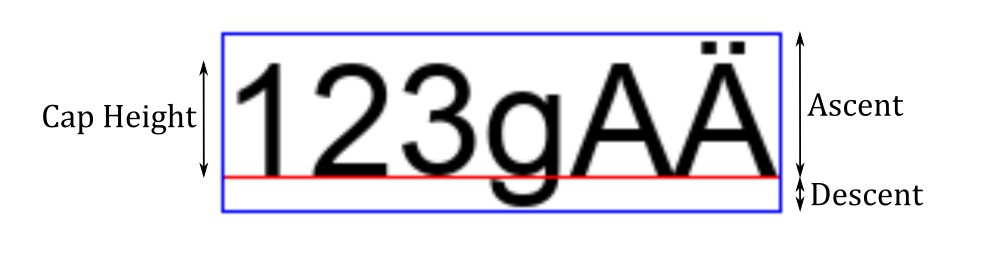
#> input picture DepixHMM/documentation/original_image_text_ascent_descent.png, 1003 x 271 px, found by its file name
$ python analyze.py ../../DepixHMM/documentation/original_image_text_ascent_descent.png
#> lines starting #> are read from the running program, lines starting #| are printed output that depends on the picture
### depixhmm_tools/analysis/detect_params.py
"""
Auto-detection of mosaic parameters: block size and font.

Block size — intra-block variance minimisation
    For the correct block size b, the pixelated image tiles perfectly into b×b
    uniform blocks (every pixel within a block is identical), giving near-zero
    within-block variance. Every wrong candidate crosses block boundaries and
    accumulates variance. We also provide an FFT-autocorrelation alternative.

Font detection — minimum-over-alphabet MSE scoring
    Build greyscale block-average fingerprints for each character rendered in
    a neutral (space) context. For each character position in the target image,
    compute the MSE against every fingerprint and take the minimum. Sum the
    per-position minimums across the whole image — the correct (font, size)
    minimises this total, because its fingerprints match what is actually there.

Usage
-----
    python depixhmm_tools/detect_params.py                 # all user images
    python depixhmm_tools/detect_params.py path/to/img.png
"""
from __future__ import annotations

import platform
import string
from pathlib import Path
from typing import Dict, List, Optional, Tuple

import numpy as np
from PIL import Image, ImageDraw, ImageFont


# ---------------------------------------------------------------------------
# Cross-platform font resolution
# ---------------------------------------------------------------------------

def _platform_font_candidates() -> List[Tuple[str, str]]:
    """Return (name, path) candidates that exist on the current OS."""
    system = platform.system()
    candidates: List[Tuple[str, str]] = []

    if system == "Windows":
        win = Path("C:/Windows/Fonts")
        candidates = [
            ("Courier New",    str(win / "cour.ttf")),
            ("Consolas",       str(win / "consola.ttf")),
            ("Lucida Console", str(win / "lucon.ttf")),
            ("Cascadia Mono",  str(win / "CascadiaMono.ttf")),
            ("Courier",        str(win / "courier.ttf")),
        ]
    elif system == "Darwin":  # macOS
        mac_dirs = [
            Path.home() / "Library/Fonts",
            Path("/Library/Fonts"),
            Path("/System/Library/Fonts"),
            Path("/System/Library/Fonts/Supplemental"),
        ]
        mac_map = [
            ("Courier New",    "Courier New.ttf"),
            ("Courier New",    "CourierNew.ttf"),
            ("Courier",        "Courier.dfont"),
            ("Andale Mono",    "Andale Mono.ttf"),
            ("Menlo",          "Menlo.ttc"),
        ]
        for name, fname in mac_map:
            for d in mac_dirs:
                p = d / fname
                if p.exists():
                    candidates.append((name, str(p)))
                    break
    else:  # Linux
        linux_dirs = [
            Path.home() / ".fonts",
            Path("/usr/share/fonts"),
            Path("/usr/local/share/fonts"),
        ]
        linux_map = [
            ("Courier New",  "cour.ttf"),
            ("Courier New",  "CourierNew.ttf"),
            ("FreeMono",     "FreeMono.ttf"),
            ("DejaVu Mono",  "DejaVuSansMono.ttf"),
            ("Liberation Mono", "LiberationMono-Regular.ttf"),
        ]
        for name, fname in linux_map:
            for d in linux_dirs:
                matches = list(d.rglob(fname))
                if matches:
                    candidates.append((name, str(matches[0])))
                    break

    # Keep only paths that actually exist
    return [(n, p) for n, p in candidates if Path(p).exists()]


# [9 lines left out: function get_default_font_path, not called in this run]


_DEFAULT_FONT_CANDIDATES: List[Tuple[str, str]] = _platform_font_candidates()


# ---------------------------------------------------------------------------
# Internal helpers
# ---------------------------------------------------------------------------

# [10 lines left out: function _pixelate, not called in this run]


def _char_advance(font: ImageFont.FreeTypeFont) -> int:
    """Pixel advance for one character in a monospaced font."""
    return font.getbbox("MM")[2] - font.getbbox("M")[2]


# ---------------------------------------------------------------------------
# 1. Block size detection
# ---------------------------------------------------------------------------

def detect_block_size(
    img_path: Path,
    candidates: Optional[List[int]] = None,
) -> Tuple[int, Dict[int, float]]:
    """
    Detect mosaic block size by minimising mean intra-block pixel variance.

    For the correct block size every tile is uniform → variance ≈ 0.
    Any wrong size straddles real block boundaries and accumulates variance.

    Parameters
    ----------
    img_path   : path to the pixelated PNG
    candidates : list of block sizes to evaluate;
                 defaults to [2,3,4,5,6,7,8,9,10,12,16,20,24,32]

    Returns
    -------
    (best_block_size, {block_size: variance_score})
    """
    if candidates is None:
        candidates = [2, 3, 4, 5, 6, 7, 8, 9, 10, 12, 16, 20, 24, 32]

    arr = np.asarray(Image.open(img_path).convert("L"), dtype=np.float32)
    h, w = arr.shape

    scores: Dict[int, float] = {}

    for b in candidates:
        nr, nc = h // b, w // b
        if nr < 2 or nc < 2:
            continue
        tiles = arr[:nr * b, :nc * b].reshape(nr, b, nc, b)
        block_means = tiles.mean(axis=(1, 3), keepdims=True)
        var = float(((tiles - block_means) ** 2).mean())
        scores[b] = var

    if not scores:
        return candidates[0], scores

    # Any true divisor of the real block size will also have near-zero variance
    # (sub-blocks are subsets of uniform tiles). The TRUE block size is the
    # LARGEST candidate with near-zero variance, because the next larger size
    # will straddle two different real blocks and accumulate variance.
    min_var = min(scores.values())
    zero_threshold = max(min_var * 4 + 0.5, 1.0)   # robust to minor JPEG noise
    near_zero = [b for b, v in scores.items() if v <= zero_threshold]

    if near_zero:
        best_b = max(near_zero)                     # largest near-zero = true block
    else:
        best_b = min(scores, key=scores.get)        # fallback: plain minimum

    return best_b, scores


def detect_block_size_fft(img_path: Path) -> Tuple[int, np.ndarray]:
    """
    Alternative block-size detector: FFT autocorrelation of the column-diff signal.

    Block boundaries produce spikes in the absolute column-mean derivative.
    The autocorrelation of those spikes peaks at multiples of the block size.

    Returns
    -------
    (block_size, normalised_autocorrelation_array)
    """
    arr = np.asarray(Image.open(img_path).convert("L"), dtype=np.float32)
    col_mean = arr.mean(axis=0)
    diff = np.abs(np.diff(col_mean))          # spike at every block boundary
    n = len(diff)
    f = np.fft.rfft(diff, n=2 * n)
    ac = np.fft.irfft(f * f.conj())[:n]
    ac_norm = ac / max(float(ac[0]), 1e-9)

    best_lag, best_val = 2, -1.0
    for lag in range(2, min(33, n // 2)):
        if ac_norm[lag] > best_val:
            best_val = ac_norm[lag]
            best_lag = lag

    return best_lag, ac_norm


# ---------------------------------------------------------------------------
# 2. Font discovery
# ---------------------------------------------------------------------------

# [91 lines left out: functions discover_monospaced_fonts, build_fingerprints, not called in this run]


# ---------------------------------------------------------------------------
# 4. Font scoring
# ---------------------------------------------------------------------------

def score_font(
    img_path: Path,
    block_size: int,
    font_path: str,
    font_size: int,
    left_pad: int = 8,
    alphabet: str = string.ascii_letters + string.digits,
) -> float:
    """
    Score how well (font_path, font_size) explains the pixelated image.

    Algorithm
    ---------
    For each character position in the image, find the fingerprint
    (across the whole alphabet) that minimises the MSE against the target
    blocks at that position. Average the per-position minimums.
    Lower score  ←→  better font match.

    Returns float("inf") when the font/size is geometrically incompatible
    (height mismatch) or the font file is missing.
    """
    try:
        font = ImageFont.truetype(font_path, font_size)
    except OSError:
        return float("inf")

    img = Image.open(img_path).convert("L")
    target = np.asarray(img, dtype=np.float32)
    H, W = target.shape

    ascent, descent = font.getmetrics()
    font_h = ascent + descent
    # Height must match within one block (strictly less than block_size margin).
    # Using >= excludes fonts whose height overshoots the image by a full block.
    if abs(font_h - H) >= block_size:
        return float("inf")

    n_rows_target = H // block_size
    tb = _pixelate(target, block_size)
    if tb.size == 0:
        return float("inf")
    n_rows, n_cols = tb.shape

    fingerprints, advance = build_fingerprints(
        font_path, font_size, block_size, n_rows_target,
        alphabet=alphabet, left_pad=left_pad,
    )
    if not fingerprints or advance <= 0:
        return float("inf")

    chars = list(fingerprints.keys())
    fps = list(fingerprints.values())
    n_fp_rows = fps[0].shape[0]
    n_fp_cols = max(fp.shape[1] for fp in fps)

    # Stack into a single array for fast vectorised comparison
    fp_array = np.full((len(chars), n_fp_rows, n_fp_cols), 255.0, dtype=np.float32)
    for i, fp in enumerate(fps):
        r, c = fp.shape
        fp_array[i, :r, :c] = fp

    n_chars = max(1, (W - left_pad) // advance)
    total_mse = 0.0
    n_valid = 0

    for pos in range(n_chars):
        char_left = left_pad + pos * advance
        first_block = char_left // block_size
        n_take = min(n_fp_cols, n_cols - first_block)
        if n_take < 1:
            continue

        test_seg = tb[:n_fp_rows, first_block : first_block + n_take]   # (n_rows, n_take)
        fp_seg   = fp_array[:, :, :n_take]                               # (n_chars, n_rows, n_take)
        diff = fp_seg - test_seg[None, :, :]                             # broadcast
        mse_per_char = (diff ** 2).mean(axis=(1, 2))                     # (n_chars,)
        total_mse += float(mse_per_char.min())
        n_valid += 1

    return total_mse / n_valid if n_valid > 0 else float("inf")


# ---------------------------------------------------------------------------
# 5. Font detection
# ---------------------------------------------------------------------------

def detect_font(
    img_path: Path,
    block_size: int,
    candidate_fonts: Optional[List[Tuple[str, str]]] = None,
    size_range: range = range(18, 55),
    left_pad: int = 8,
    alphabet: str = string.ascii_letters + string.digits,
    verbose: bool = False,
) -> Optional[Tuple[str, str, int, int]]:
    """
    Find the best (font_name, font_path, font_size, advance) for the image.

    Sweeps every (font, size) pair, skipping combinations whose height is
    incompatible with the image. Returns the pair with the lowest MSE score.

    Returns None if no compatible font is found.
    """
    if candidate_fonts is None:
        candidate_fonts = [(n, p) for n, p in _DEFAULT_FONT_CANDIDATES if Path(p).exists()]

    best: Optional[Tuple[str, str, int, int]] = None
    best_score = float("inf")

    for font_name, font_path in candidate_fonts:
        for font_size in size_range:
            sc = score_font(img_path, block_size, font_path, font_size,
                            left_pad=left_pad, alphabet=alphabet)
            if sc == float("inf"):
                continue
            if verbose:
                try:
                    fnt = ImageFont.truetype(font_path, font_size)
                    adv = _char_advance(fnt)
                except Exception:
                    adv = -1
                print(f"    {font_name:20s}  size={font_size:2d}  adv={adv:2d}  score={sc:.3f}")
            if sc < best_score:
                best_score = sc
                try:
                    fnt = ImageFont.truetype(font_path, font_size)
                    adv = _char_advance(fnt)
                except Exception:
                    adv = 0
                best = (font_name, font_path, font_size, adv)

    return best


# ---------------------------------------------------------------------------
# 6. Combined auto-detection entry point
# ---------------------------------------------------------------------------

# [63 lines left out: function detect_all, not called in this run]


# ---------------------------------------------------------------------------
# CLI entry point
# ---------------------------------------------------------------------------

# [21 lines that do not run on import are left out]

### depixhmm_tools/analysis/analyze.py
"""
Empirical mosaic parameter analysis.

Compares three block-size detection methods:
  (A) Intra-block variance  - minimise mean within-block pixel variance
                               (most robust; immune to compression artifacts)
  (B) FFT autocorrelation  - peak of the column-diff autocorrelation signal
  (C) Edge detection        - original approach: count column/row transitions

Also scans candidate fonts and reports the per-font MSE score so you can
confirm whether the image was produced with a known or unknown font.

Run from repo root:
    python depixhmm_tools/analyze.py
"""
from __future__ import annotations

import sys
from pathlib import Path

import numpy as np
from PIL import Image

# Allow sibling-module imports
sys.path.insert(0, str(Path(__file__).parent))
from detect_params import (
    detect_block_size,
    detect_block_size_fft,
    detect_font,
    _DEFAULT_FONT_CANDIDATES,
)

HERE = Path(__file__).parent.parent.parent

IMAGES = [
    "user1_username_pixelated.png", "user1_password_pixelated.png",
    "user2_username_pixelated.png", "user2_password_pixelated.png",
    "user3_username_pixelated.png", "user3_password_pixelated.png",
    "user4_username_pixelated.png", "user4_password_pixelated.png",
]


# ---------------------------------------------------------------------------
# Original edge-detection approach (kept for comparison)
# ---------------------------------------------------------------------------

def detect_edges(path: Path):
    arr = np.asarray(Image.open(path).convert("L"), dtype=np.int32)
    h, w = arr.shape
    col_diff = np.abs(np.diff(arr, axis=1)).sum(axis=0)
    row_diff = np.abs(np.diff(arr, axis=0)).sum(axis=1)
    col_edges = [i + 1 for i, d in enumerate(col_diff) if d > 0]
    row_edges = [i + 1 for i, d in enumerate(row_diff) if d > 0]
    cds = np.diff([0] + col_edges + [w]).tolist()
    rds = np.diff([0] + row_edges + [h]).tolist()
    return h, w, col_edges[:12], sorted(set(cds)), sorted(set(rds))


# ---------------------------------------------------------------------------
# Main
# ---------------------------------------------------------------------------

def analyze(name: str) -> None:
    p = HERE / name
    if not p.exists():
        print(f"[skip] {name} not found\n")
        return

    h_px, w_px, ce, cds, rds = detect_edges(p)
#> in detect_edges, `arr = np.asarray(Image.open(path).convert("L"), dtype=np.int32)`:
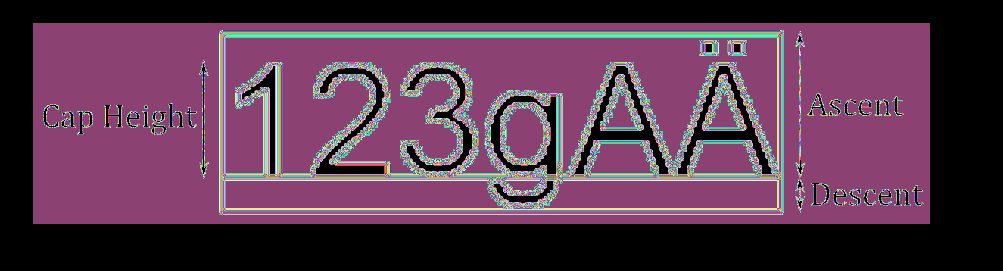
#> arr: shape (271, 1003) int32; 256 distinct labels, from 0 to 255; one colour per label, 0 black
#> in detect_edges, `col_diff = np.abs(np.diff(arr, axis=1)).sum(axis=0)`: col_diff = 1002 values, max 51255 at index 32, min 0 at index 0, mean 1231.2
#> in detect_edges, `row_diff = np.abs(np.diff(arr, axis=0)).sum(axis=1)`: row_diff = 270 values, max 228735 at index 22, min 0 at index 0, mean 6451.7
#> in detect_edges, `col_edges = [i + 1 for i, d in enumerate(col_diff) if d > 0]`: col_edges = 794 values from 33 to 930
#> in detect_edges, `row_edges = [i + 1 for i, d in enumerate(row_diff) if d > 0]`: row_edges = 186 values from 23 to 224
#> in detect_edges, `cds = np.diff([0] + col_edges + [w]).tolist()`: cds = 795 values, max 73 at index 794, min 1 at index 2, mean 1.26
#> in detect_edges, `rds = np.diff([0] + row_edges + [h]).tolist()`: rds = 187 values, max 47 at index 186, min 1 at index 2, mean 1.45
#> h_px = 271; w_px = 1003; ce = [33, 43, 44, 45, 46, 47, 48, 49, 50, 51, 52, 53]; cds = [1, 2, 3, 5, 6, 9, 10, 11, 27, 33, 73]; rds = [1, 2, 7, 9, 23, 47]
    b_var,  scores_var  = detect_block_size(p)
#> in detect_block_size, `arr = np.asarray(Image.open(img_path).convert("L"), dtype=np.float32)`:
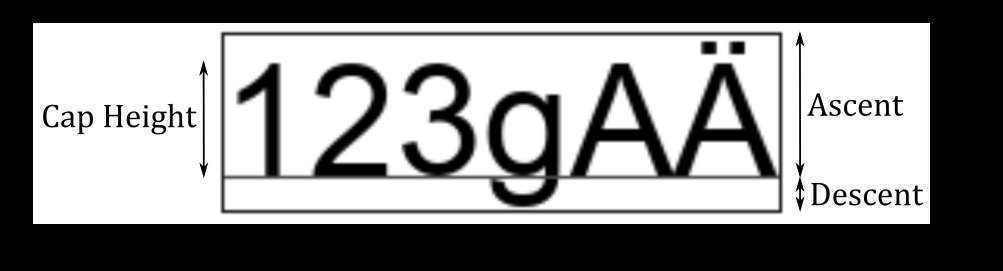
#> arr: shape (271, 1003) float32; min 0, max 255, mean 142.3
#> the loop in detect_block_size, `for b in candidates:` made 14 passes
#> var on passes 1 to 12: 326.7, 652, 826, 1208.8, 1451.6, 1511.4, 1537, 2170.8, 2546.5, 2842.9, 3266.8, 4176.2
#> after the loop in detect_block_size, `for b in candidates:`: scores = 14 items
#> in detect_block_size, `min_var = min(scores.values())`: min_var = 326.7
#> in detect_block_size, `zero_threshold = max(min_var * 4 + 0.5, 1.0)`: zero_threshold = 1307.3
#> in detect_block_size, `near_zero = [b for b, v in scores.items() if v <= zero_threshold]`: near_zero = [2, 3, 4, 5]
#> in detect_block_size, `best_b = max(near_zero)`: best_b = 5
#> b_var = 5; scores_var = 14 items
    b_fft, _ac          = detect_block_size_fft(p)
#> in detect_block_size_fft, `col_mean = arr.mean(axis=0)`: col_mean = 1003 values, max 189.1 at index 33, min 0 at index 0, mean 142.3
#> in detect_block_size_fft, `diff = np.abs(np.diff(col_mean))`: diff = 1002 values, max 189.1 at index 32, min 0 at index 0, mean 3.37
#> in detect_block_size_fft, `n = len(diff)`: n = 1002
#> in detect_block_size_fft, `ac = np.fft.irfft(f * f.conj())[:n]`: ac = 1002 values, max 148037.2 at index 0, min -4.54e-12 at index 956, mean 5755.5
#> in detect_block_size_fft, `ac_norm = ac / max(float(ac[0]), 1e-9)`: ac_norm = 1002 values, max 1 at index 0, min -3.07e-17 at index 956, mean 0.0389
#> the loop in detect_block_size_fft, `for lag in range(2, min(33, n // 2)):` made 31 passes
#> best_val on pass 1: 0.302
#> after the loop in detect_block_size_fft, `for lag in range(2, min(33, n // 2)):`: best_lag = 2; best_val = 0.302
#> b_fft = 2

    sep = "-" * 60
    print(sep)
    print(f"  {name}  ({w_px}x{h_px} px)")
#|   ../../DepixHMM/documentation/original_image_text_ascent_descent.png  (1003x271 px)
    print(sep)

    # Method A: variance
    top6_var = sorted(scores_var.items(), key=lambda kv: kv[1])[:6]
#> top6_var = [(2, 326.7), (3, 652), (4, 826), (5, 1208.8), (6, 1451.6), (7, 1511.4)]
    print(f"  (A) Variance scores: "
          f"{['b=%d->%.2f' % (b, s) for b, s in top6_var]}")
#|   (A) Variance scores: ['b=2->326.71', 'b=3->651.99', 'b=4->826.03', 'b=5->1208.79', 'b=6->1451.64', 'b=7->1511.43']
    print(f"      best block_size = {b_var}")
#|       best block_size = 5

    # Method B: FFT
    print(f"  (B) FFT autocorr   -> best block_size = {b_fft}")
#|   (B) FFT autocorr   -> best block_size = 2

    # Method C: edges
    print(f"  (C) Edge detection -> col widths seen: {cds}")
#|   (C) Edge detection -> col widths seen: [1, 2, 3, 5, 6, 9, 10, 11, 27, 33, 73]
    print(f"                        row heights seen: {rds}")
#|                         row heights seen: [1, 2, 7, 9, 23, 47]
    print(f"      first col edges: {ce}")
#|       first col edges: [33, 43, 44, 45, 46, 47, 48, 49, 50, 51, 52, 53]

    if b_var == b_fft:
        print(f"  [OK] All methods agree: block_size = {b_var}")
    else:
        print(f"  [!] Methods disagree -- variance={b_var}  fft={b_fft}"
              f"  (recommend variance result)")
#|   [!] Methods disagree -- variance=5  fft=2  (recommend variance result)

    # Font detection (compact view)
    print()
    print("  Font detection (compatible sizes only):")
    existing_fonts = [(n, fp) for n, fp in _DEFAULT_FONT_CANDIDATES if Path(fp).exists()]
    font_info = detect_font(p, b_var, existing_fonts, verbose=True)
#> in detect_font, `sc = score_font(img_path, block_size, font_path, font_size, left_pad=l..`: sc = inf
    if font_info:
        fn, fp, fs, adv = font_info
        print(f"  -> Best font: {fn}  size={fs}  advance={adv} px")
    else:
        print("  -> No compatible font found in candidate list")

    print()


if __name__ == "__main__":
    import sys as _sys
    targets = _sys.argv[1:] if len(_sys.argv) > 1 else IMAGES
    for n in targets:
        analyze(n)
